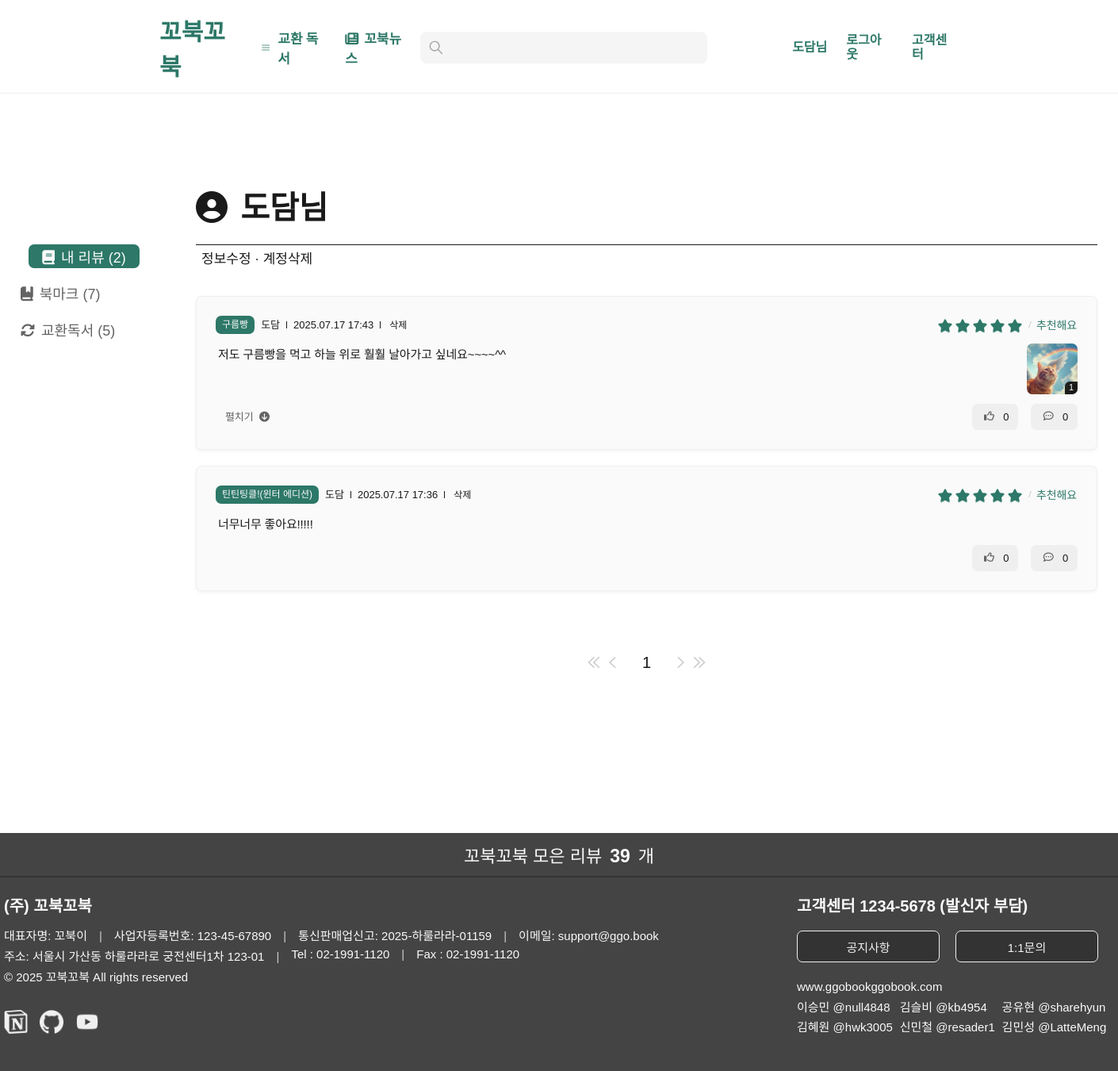
/mypage/review/ (signed in), run on the app's committed database.
### review/models.py (models this page shows, shortened)
class Review(models.Model):
    review_id = models.AutoField(primary_key=True) # db 설계에는 INT로 명시
    member_id = models.ForeignKey(Member,on_delete=models.CASCADE)
    book_id = models.ForeignKey(Book,on_delete=models.CASCADE)
    rating = models.IntegerField(default=0)
    tag = models.CharField(max_length=20)
    content = models.CharField(max_length=3000)
    created_at = models.DateTimeField(auto_now_add=True)
    likes = models.PositiveIntegerField(default=0)        # 좋아요 수
    comments = models.PositiveIntegerField(default=0)     # 댓글 수

class ReviewImage(models.Model):
    review_id = models.ForeignKey(Review, on_delete=models.CASCADE, related_name='images')
    image = models.ImageField(upload_to='review_images/', null=True, blank=True)

### booksearch/models.py (models this page shows, shortened)
class Book(models.Model):
    book_id = models.AutoField(primary_key=True) # 기본키 등록
    cover = models.URLField(max_length=1500)  # 표지 이미지 (URL)
    book_url = models.URLField(max_length=1500) # 책 상세 페이지 URL
    title = models.CharField(max_length=1000)  # 제목
    author = models.CharField(max_length=1000)  # 저자 (리스트는 문자열로 저장)
    publisher = models.CharField(max_length=500) # 출판사
    pub_date = models.CharField(max_length=500) # 출판일
    ISBN = models.CharField(max_length=500) # ISBN
    page = models.CharField(max_length=500) # 쪽수
    size = models.CharField(max_length=500, blank=True) # 크기
    review_count = models.IntegerField(default=0) # 리뷰 수
    bookmark_count = models.IntegerField(default=0) # 북마크 수
    rating = models.IntegerField(default=0) # 평점
    views = models.IntegerField(default=0) # 조회수

### member/models.py (models this page shows, shortened)
class Member(models.Model):
    member_id = models.AutoField(primary_key=True) # 회원번호
    name = models.CharField(max_length=50)
    id = models.CharField(max_length=50)
    pw = models.CharField(max_length=20)
    email = models.CharField(max_length=50)
    gender = models.CharField(max_length=20,blank=True, null=True)
    birth = models.CharField(max_length=100,blank=True, null=True)
    genres = models.CharField(max_length=100,blank=True, null=True)
    mdate = models.DateTimeField(auto_now=True)

### mypage/views.py (the view)
# urls.py: path('review/', views.review,name='review'),
def review(request):
    review_count = Review.objects.count()
    user_id = request.session.get('user_id')  # 로그인된 유저의 ID
    if not user_id:
        return redirect(f'/member/login/?next={request.path}')  # 로그인 안 되어있으면 로그인 페이지로
    try:
        member = Member.objects.get(id=user_id)  # 문자열 ID 기준으로 조회
        my_review_count = Review.objects.filter(member_id=member).count()
        my_bookmark_count = Bookmark.objects.filter(member_id=member).count()
        my_group_count = ReadingGroup.objects.filter(member=member).count()
    except Member.DoesNotExist:
        return redirect(f'/member/login/?next={request.path}')  # 세션은 있는데 유저가 없을 경우도 예외 처리
    page = request.GET.get('page', 1)
    qs = Review.objects.filter(member_id=member).order_by('-created_at')  # member_id는 FK니까 객체로 필터
    for r in qs:
                r.rating_percent = r.rating * 20
    paginator = Paginator(qs, 5)
    paginated_reviews = paginator.get_page(page)
    context = {
        'reviews': paginated_reviews,
        'page': int(page),
        'my_review_count': my_review_count,
        'my_bookmark_count': my_bookmark_count,
        "my_group_count": my_group_count,
        "user_id":user_id,
        'review_count':review_count,
    }
    return render(request, 'mypage/review.html', context)

### mypage/templates/mypage/review.html (shortened to what this page needs)
{% extends "base.html" %}
{% load static %}
{% block extra_css %}
<link rel="stylesheet" type='text/css' href="/static/css/1My_Review.css">
<link rel="stylesheet" href="/static/css/paginator.css" />
<link rel="stylesheet" href="https://unpkg.com/swiper/swiper-bundle.min.css" />
{% endblock extra_css %}
{% block content %}
      <nav>
          <div class="left_side">
              <ul class="category">
                <li class="icon checked"><a href='{% url "mypage:review" %}'><i class="fa-solid fa-book"></i>내 리뷰<span id="my_review_count">({{my_review_count}})</span></a></li>
                <li class="icon"><a href='{% url "mypage:Bmark" %}'><i class="fa-solid fa-book-bookmark"></i>북마크<span>({{my_bookmark_count}})</span></a></li>
                <li class="icon"><a href='{% url "mypage:mygroup" %}'><i class="fa-solid fa-rotate"></i>교환독서<span>({{my_group_count}})</span></a></li>
              </ul>
          </div>
          <div class="main">
              <div class="user_info">
                  <div class="profile_name">
                    <div class="nickname">
                        <i class="fa-solid fa-circle-user"></i>
                      {% if request.session.user_id%}
                        <span>{{ request.session.user_name }}님</span>
                      {% endif %}
                    </div>
                    <div class="user_name">
                      <a href='{% url "member:member_update" user_id %}'><span>정보수정 · 계정삭제</span></a>
                    </div>
                </div>
              </div>
              <div class="comment_wrap">
                <div class="comment_list">
                    {% for r in reviews %}
                      <div class="comment_item{% if r.images.exists or r.content|length > 150 %} overflow{% endif %}" data-id="{{r.review_id}}" data-book-id="{{ r.book_id.book_id }}">
                        <div class="comment_all">
                          <div class="comment_header">
                            <div class="left_area">
                              <div class="user_info_box">
                                <span class="badge_box">
                                  <span class="badge_sm badge_pill badge_kyobo">
                                    <span class="text">{{r.book_id.title}}</span>
                                  </span>
                                </span>
                                <span class="info_item">{{r.member_id.name}}</span>
                                <span class="info_item">{{ r.created_at|date:"Y.m.d H:i" }}</span>
                                <span class="info_item">
                                  <button class="btn_comment_util" type="button" data-role="report">
                                      <span class="text deleteBtn" data-review-id="{{ r.review_id }}">삭제</span>
                                  </button>
                                </span>
                              </div>
                            </div>
                            <div class="right_area">
                              <div class="review_summary_wrap">
                                <div class="rating-container theme-krajee-gly rating-sm rating-animate rating-disabled">
                                  <div class="rating-stars" tabindex="0">
                                    <span class="filled-stars" style="width: {{r.rating_percent}}%;">
                                    </span>
                                  </div>
                                </div>
                                <span class="gap">/</span>
                                <span class="review_quotes_text">{{r.tag}}</span>
                              </div>
                            </div>
                          </div>
                          <div class="comment_contents">
                            <div class="comment_contents_inner">
                              <div class="comment_view_wrap">
                                <div class="comment_text_box">
                                  <div class="comment_text">{{r.content}}</div>
                                </div>
                                {% if r.images.exists %}
                                  <div class="comment_thumb_box">
                                    {% for img in r.images.all %}
                                      <span class="comment_thumb_view" style="background-image: url('{{ img.image.url }}')">
                                      </span>
                                    {% endfor %}
                                    <span class="thumb_count">{{r.images.count}}</span>
                                  </div>
                                {% endif %}
                                </div>
                            </div>
                          </div>
                          <div class="comment_footer">
                            <div class="comment_util_box">
                              <button class="btn_more_body" type="button" data-btn-toggle style="display: block;">
                                <span class="text">펼치기</span>
                                <span class="ico_arw">
                                  <i class="fa-solid fa-circle-arrow-down"></i>
                                </span>
                              </button>
                              <div class="right_area">
                                <button class="btn_like" type="button">
                                  <i class="fa-regular fa-thumbs-up"  aria-hidden="true"></i>
                                  <span class="text">{{r.likes}}</span>
                                </button>
                                <button class="btn_reply" type="button">
                                    <i class="fa-regular fa-comment-dots" aria-hidden="true"></i>
                                    <span class="count">{{r.comments}}</span>
                                </button>
                              </div>
                            </div>
                          </div>
                        </div>
                      </div>
                    {% endfor %}
                </div>
              </div>
            <div class="pg-container">
              <div class="paginator">
                <div class="pg-btns">
                  {% if reviews.has_previous %}
                    <a href="?page=1">
                      <button>
                        <svg width="24" height="24" viewBox="0 0 24 24" fill="none">
                          <path d="M21.9323 22.5362C22.6042 21.8162 22.6042 20.7122 21.8842 20.0162L13.5562 12.0002L23.1562 2.76019L21.4762 1.00819L10.0282 12.0002L21.4763 22.9922L21.9323 22.5122L21.9323 22.5362Z" fill="currentColor"/>
                          <path d="M12.4786 22.5362C13.1506 21.8162 13.1506 20.7122 12.4306 20.0162L4.10256 12.0002L13.7266 2.76019L12.0466 1.00819L0.598563 12.0002L12.0226 22.9922L12.4786 22.5122L12.4786 22.5362Z" fill="currentColor"/>
                        </svg>
                      </button>
                    </a>
                    <a href="?page={{ reviews.previous_page_number }}">
                      <button>
                        <svg width="24" height="24" viewBox="0 0 24 24" fill="none">
                          <path d="M16.3325 1.47C17.0125 2.18 16.9925 3.3 16.2825 3.98L7.9425 12L17.5625 21.25L15.8825 23L4.4425 12L15.8825 1L16.3325 1.47Z" fill="currentColor"/>
                        </svg>
                      </button>
                    </a>
                  {% else %}
                    <button disabled>
                    </button>
                    <button disabled>
                      <svg width="24" height="24" viewBox="0 0 24 24" fill="none">
                        <path d="M16.3325 1.47C17.0125 2.18 16.9925 3.3 16.2825 3.98L7.9425 12L17.5625 21.25L15.8825 23L4.4425 12L15.8825 1L16.3325 1.47Z" fill="currentColor"/>
                      </svg>
                    </button>
                  {% endif %}
                </div>
                <div class="pg-numbers">
                  {% for p in reviews.paginator.page_range %}
                    {% if reviews.number == p %}
                      <a href="?page={{ p }}" class="active">{{ p }}</a>
                    {% else %}
                      <a href="?page={{ p }}">{{ p }}</a>
                    {% endif %}
                  {% endfor %}
                </div>
                <div class="pg-btns">
                  {% if reviews.has_next %}
                    <a href="?page={{ reviews.next_page_number }}">
                      <button>
                        <svg width="24" height="24" viewBox="0 0 24 24" fill="none">
                          <path d="M7.6675 1.47C6.9875 2.18 7.0075 3.3 7.7175 3.98L16.0575 12L6.4375 21.25L8.1175 23L19.5575 12L8.1175 1L7.6675 1.47Z" fill="currentColor"/>
                        </svg>
                      </button>
                    </a>
                    <a href="?page={{ reviews.paginator.num_pages }}">
                      <button>
                        <svg width="24" height="24" viewBox="0 0 24 24" fill="none">
                          <path d="M2.06775 1.46381C1.39575 2.18381 1.39575 3.28781 2.11575 3.98381L10.4437 11.9998L0.84375 21.2398L2.52375 22.9918L13.9718 11.9998L2.52375 1.00781L2.06775 1.48781V1.46381Z" fill="currentColor"/>
                          <path d="M11.5214 1.46381C10.8494 2.18381 10.8494 3.28781 11.5694 3.98381L19.8974 11.9998L10.2734 21.2398L11.9534 22.9918L23.4014 11.9998L11.9774 1.00781L11.5214 1.48781V1.46381Z" fill="currentColor"/>
                        </svg>
                      </button>
                    </a>
                  {% else %}
                    <button disabled>
                      <svg width="24" height="24" viewBox="0 0 24 24" fill="none">
                        <path d="M7.6675 1.47C6.9875 2.18 7.0075 3.3 7.7175 3.98L16.0575 12L6.4375 21.25L8.1175 23L19.5575 12L8.1175 1L7.6675 1.47Z" fill="currentColor"/>
                      </svg>
                    </button>
                    <button disabled>
                    </button>
                  {% endif %}
                </div>
              </div>
            </div>
          </div>
      </nav>
{% endblock content %}

### static/css/base.css (style rules this page uses)
body, input, select, textarea, button { font-family: 'Noto Sans KR', sans-serif !important; }
* { margin: 0; padding: 0; box-sizing: border-box; -moz-osx-font-smoothing: grayscale; -webkit-font-smoothing: antialiased; text-decoration: none; list-style: none; }
a { text-decoration: none; color: inherit; font-family: inherit; letter-spacing: inherit; cursor: pointer; }

### static/css/paginator.css (style rules this page uses)
.pg-container { display: flex; justify-content: center; margin: 50px 0 20px 0; width: 100% }
.paginator { display: inline-flex; align-items: center; line-height: 1; }
.pg-btns { display: inline-flex; margin: 0 10px; }
.pg-btns button { border: none; margin: 0; padding: 12px 0; width: 24px; background: transparent; color: #ccc; cursor: pointer; font-size: 30px; line-height: 0; }
.pg-btns button:disabled { cursor: default; }
.pg-btns button { color: #ccc; }
.pg-numbers { display: inline-block; margin: 0 10px; }
.pg-numbers a { margin: 0 5px; color: #ccc; font-size: 20px; cursor: pointer; text-decoration: none; }
.pg-numbers a.active { color: #1a1a1a; }
.pg-btns svg { width: 16px; height: 16px; fill: currentColor; }

### data on the page
Review: book_id "구름빵", member_id.name "도담", created_at "2025.07.17 17:43", {{ r.rating_percent }} 100 (drawn), tag "추천해요", content "저도 구름빵을 먹고 하늘 위로 훨훨 날아가고 싶네요~~~~^^", images.count "1", likes "0", comments "0"
ReviewImage: image (picture)
Review: book_id "틴틴팅클!(윈터 에디션)", member_id.name "도담", created_at "2025.07.17 17:36", {{ r.rating_percent }} 100 (drawn), tag "추천해요", content "너무너무 좋아요!!!!!", likes "0", comments "0"

### other printed values
{{ request.session.user_name }} "도담"
{{ my_review_count }} "2"
{{ my_bookmark_count }} "7"
{{ my_group_count }} "5"
{{ p }} "1"
{{ review_count }} "39"
